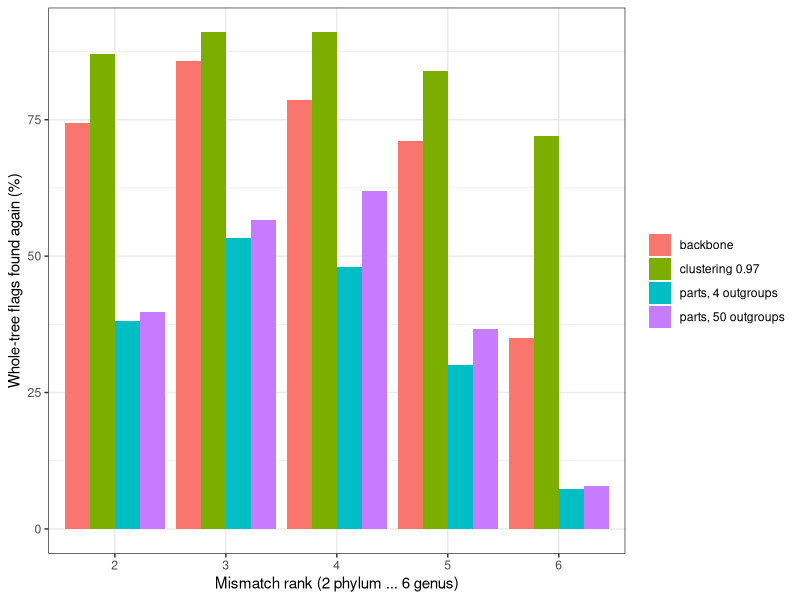

R code for this plot:
## ---- chunk 1
#| label: setup
#| echo: false

knitr::opts_chunk$set(echo = TRUE, fig.path = "figures/large-", fig.width = 9)
ggplot2::theme_set(ggplot2::theme_bw())
## ---- chunk 2
#| label: libraries
#| message: false
#| include: false

library(dplyr, warn.conflicts = FALSE)
library(ggplot2)
library(knitr)
library(readr)
library(tidyr)
## ---- chunk 3
#| label: tbl-funnel
#| tbl-cap: Size and cost of the bacterial run at three cluster identities. One placement fold ran in 3 jobs at a time at 0.97 and 0.99 and one after the other at 1.0. The 1.0 and 0.97 columns were placed under the wrong model (see below, the 0.97 run has 11,757 SATIVA flags under the right one, with the same memory and time); the 0.99 column used the right model.

read_tsv("data/large_funnel.tsv", show_col_types = FALSE) %>%
  select(Metric = metric, Unit = unit, `1.0` = `id_1.0`, `0.99` = `id_0.99`, `0.97` = `id_0.97`) %>%
  kable(format.args = list(big.mark = ","))
## ---- chunk 4
#| label: tbl-sweep
#| tbl-cap: Representatives (one per cluster and taxon) at several cluster identities, on the input of the 1.0 run after weighting.

read_tsv("data/large_sweep.tsv", show_col_types = FALSE) %>%
  select(`Cluster identity` = cluster_identity, Representatives = representatives) %>%
  kable(format.args = list(big.mark = ","))
## ---- chunk 5
#| label: tbl-clustering
#| tbl-cap: Flags of the 1.0 run found at 0.97. The first two columns count the 89,538 sequences placed in both runs; the last two count all flags, with a cluster member inheriting the verdict of its representative.

read_tsv("data/large_clustering_recall.tsv", show_col_types = FALSE) %>%
  transmute(
    Rank = rank,
    `Flags at 1.0 (placed in both)` = `flags_1.0`,
    `Also flagged at 0.97 (%)` = pct_flagged_in_both_runs,
    `Flags at 1.0 (all)` = `flags_1.0_all`,
    `Caught at 0.97 (%)` = `pct_caught_at_0.97`
  ) %>%
  kable(format.args = list(big.mark = ","))
## ---- chunk 6
#| label: tbl-099
#| tbl-cap: SATIVA flags by mismatch rank in the 0.97 and 0.99 runs under the correct model, and the share of the 1.0 run's flags kept. Members = share of the flagged sequences of the 1.0 run caught directly or through the representative of their cluster; representatives = share of the distinct representatives of those sequences that are flagged (SATIVA or raxtax).

runs <- read_tsv("data/large_clustering_runs.tsv", show_col_types = FALSE)
runs %>%
  filter(run != "0.97") %>%
  transmute(
    Rank = rank,
    Run = sub(" fixed model", "", run),
    `1.0 flags` = `whole_tree_flags_1.0`,
    `Flags in run` = sativa_flags_in_run,
    `Members (%)` = members_caught_pct,
    `Representatives` = distinct_reps,
    `Representatives (%)` = reps_flagged_pct
  ) %>%
  arrange(Rank, desc(Run)) %>%
  kable(format.args = list(big.mark = ","))
## ---- chunk 7
#| label: tbl-raxtax
#| tbl-cap: BLAST top hit of flags by where it lies, for flags found only without raxtax, for a random 1,500 of the flags found in both runs, and for raxtax flags that SATIVA does not confirm. Declared and proposed refer to the taxon at the flag's rank. Species rank (1,960 flags only without raxtax) is not judged.

read_tsv("data/large_raxtax_blast.tsv", show_col_types = FALSE) %>%
  filter(rank != 7) %>%
  mutate(set = recode(
    set,
    new_without_rax = "only without raxtax",
    both_sample = "in both runs (random 1,500)",
    rax_notflagged = "raxtax flag, no SATIVA flag"
  )) %>%
  select(Set = set, Rank = rank, Declared = declared, Proposed = predicted, Both = both, Other = other,
         `Genus unknown` = genus_unknown, `Weak or no hit` = weak_hit, Total = total) %>%
  kable()
## ---- chunk 8
#| label: tbl-divided
#| tbl-cap: Whole-tree flags of the 1.0 run on the 20,329 tips of 40 sampled parts, and how many were flagged again by the part-wise placement with 4 and 50 outgroups. Part-wise flags that the whole tree did not make are in the last two columns.

read_tsv("data/large_divided.tsv", show_col_types = FALSE) %>%
  transmute(
    Rank = rank,
    `Whole-tree flags` = whole_tree_flags,
    `Flagged again, 4 outgroups` = recalled_4_outgroups,
    `%, 4` = round(100 * recalled_4_outgroups / whole_tree_flags),
    `Flagged again, 50 outgroups` = recalled_50_outgroups,
    `%, 50` = round(100 * recalled_50_outgroups / whole_tree_flags),
    `Only part-wise, 4` = partwise_only_4,
    `Only part-wise, 50` = partwise_only_50
  ) %>%
  kable(format.args = list(big.mark = ","))
## ---- chunk 9
#| label: tbl-backbone
#| tbl-cap: Whole-tree flags at ranks 2-6 (candidates) and how many were flagged again in the backbone tree, at any rank, at the same rank, and with the same proposed taxon at that rank.

read_tsv("data/large_backbone.tsv", show_col_types = FALSE) %>%
  transmute(
    Rank = rank,
    `Whole-tree flags` = whole_tree_flags,
    `Flagged again` = flagged_again,
    `%` = round(100 * flagged_again / whole_tree_flags),
    `Same rank` = same_rank,
    `Same proposed taxon` = same_predicted_taxon
  ) %>%
  kable(format.args = list(big.mark = ","))
## ---- chunk 10
#| label: fig-methods
#| fig-cap: "Share of the 1.0 whole-tree flags found again by each way of reducing the tree, by mismatch rank. Clustering at 0.97 counts flags caught directly or through the representative of the cluster. Divided placement is on 40 sampled parts and the backbone on one tree of 46,682 tips; both ran under the model of the reference tree and the clustering run did not (see below)."
#| fig-height: 4

cl <- read_tsv("data/large_clustering_recall.tsv", show_col_types = FALSE) %>%
  transmute(rank, method = "clustering 0.97", pct = `pct_caught_at_0.97`)
dv <- read_tsv("data/large_divided.tsv", show_col_types = FALSE) %>%
  pivot_longer(c(recalled_4_outgroups, recalled_50_outgroups), names_to = "method", values_to = "n") %>%
  transmute(rank, method = recode(method, recalled_4_outgroups = "parts, 4 outgroups", recalled_50_outgroups = "parts, 50 outgroups"),
            pct = 100 * n / whole_tree_flags)
bb <- read_tsv("data/large_backbone.tsv", show_col_types = FALSE) %>%
  transmute(rank, method = "backbone", pct = 100 * flagged_again / whole_tree_flags)

bind_rows(cl, dv, bb) %>%
  filter(rank <= 6) %>%
  ggplot(aes(factor(rank), pct, fill = method)) +
  geom_col(position = "dodge") +
  labs(x = "Mismatch rank (2 phylum ... 6 genus)", y = "Whole-tree flags found again (%)", fill = NULL)
## ---- chunk 11
#| label: tbl-fixedmodel
#| tbl-cap: SATIVA flags of the 0.97 run before and after the model fix, by mismatch rank. The same 92,406 sequences were placed and the same 14,564 raxtax flags were made.

fm <- read_tsv("data/large_fixedmodel.tsv", show_col_types = FALSE)
fm %>%
  transmute(
    Rank = rank,
    `Before` = flags_old_model,
    `After` = flags_fixed_model,
    `In both` = both,
    `Same proposed taxon` = same_predicted_taxon,
    `Only before` = only_old,
    `Only after` = only_new
  ) %>%
  kable(format.args = list(big.mark = ","))
## ---- chunk 12
# vim: sw=2
